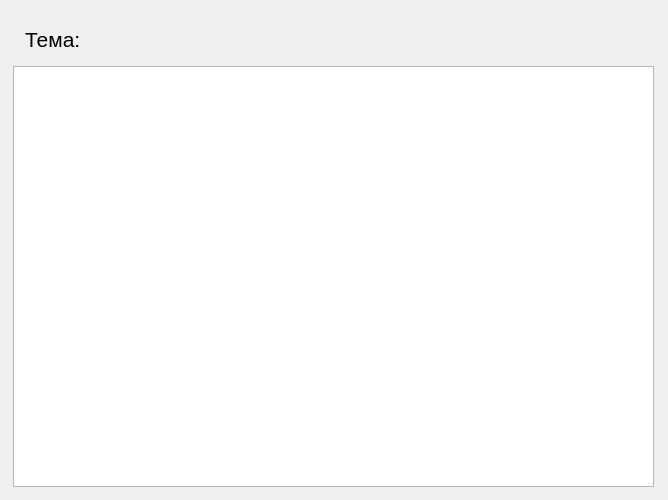
<?xml version="1.0" encoding="UTF-8"?>
<ui version="4.0">
 <class>Form</class>
 <widget class="QWidget" name="Form">
  <property name="geometry">
   <rect>
    <x>0</x>
    <y>0</y>
    <width>668</width>
    <height>500</height>
   </rect>
  </property>
  <property name="windowTitle">
   <string>Form</string>
  </property>
  <widget class="QTextEdit" name="textEdit">
   <property name="geometry">
    <rect>
     <x>13</x>
     <y>66</y>
     <width>641</width>
     <height>421</height>
    </rect>
   </property>
  </widget>
  <widget class="QLabel" name="label_cont">
   <property name="geometry">
    <rect>
     <x>25</x>
     <y>19</y>
     <width>611</width>
     <height>41</height>
    </rect>
   </property>
   <property name="minimumSize">
    <size>
     <width>0</width>
     <height>0</height>
    </size>
   </property>
   <property name="font">
    <font>
     <pointsize>16</pointsize>
    </font>
   </property>
   <property name="lineWidth">
    <number>1</number>
   </property>
   <property name="midLineWidth">
    <number>0</number>
   </property>
   <property name="text">
    <string>Тема:</string>
   </property>
  </widget>
 </widget>
 <resources/>
 <connections/>
</ui>
